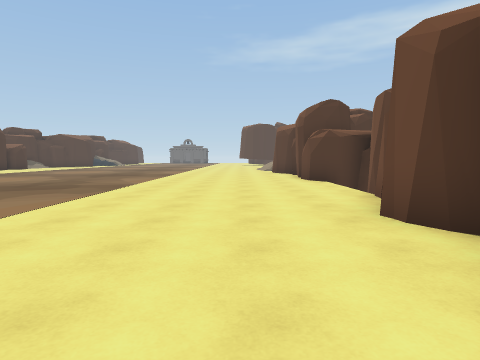
[1] (above)

18 first-person views from a walk through a scene from a Unity 3-D project. The camera is 1.3 m above the floor, tilts 4° down and sees 75° across. The floor is counted in squares, 2 m on a side. Each view is taken from the middle of a square. On the plan, view 1 faces up. The plan holds only what a view shows up to about 10 squares ahead; the rest is blank. The place goes on beyond the plan. Door leaves are left out, so doorways stand open.

[2]
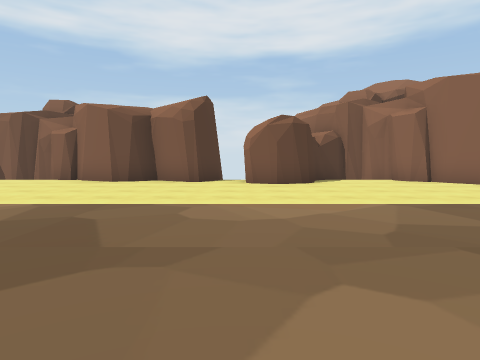

[3]
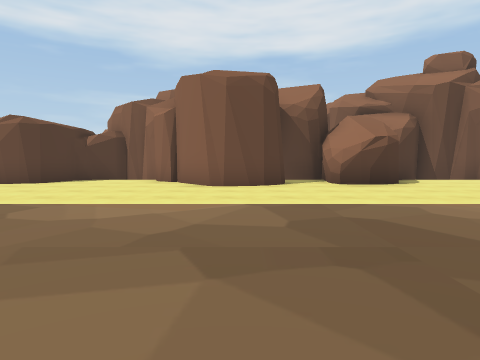

[4]
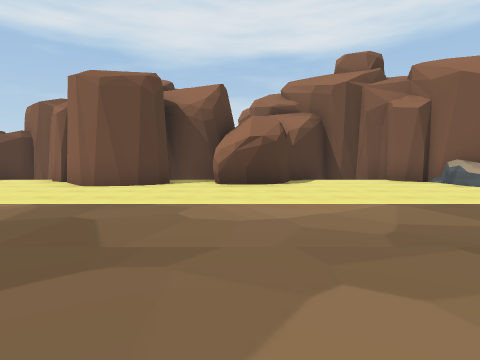

[5]
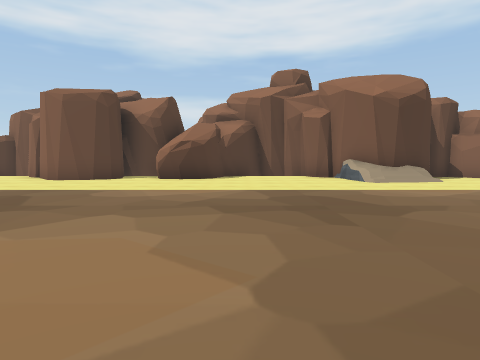

[6]
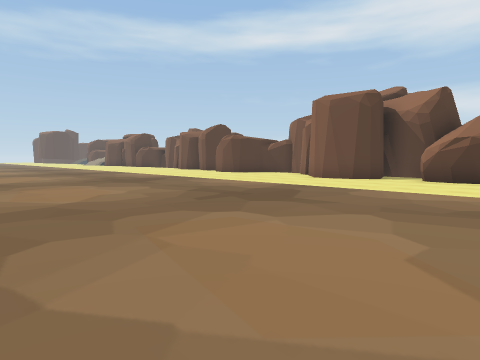

[7]
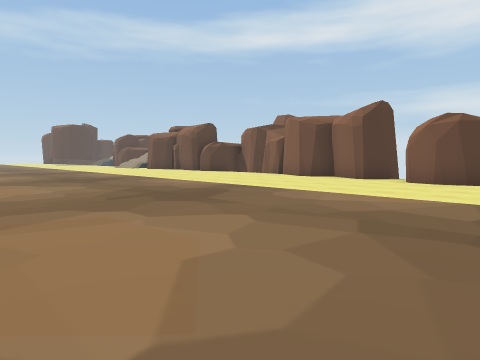

[8]
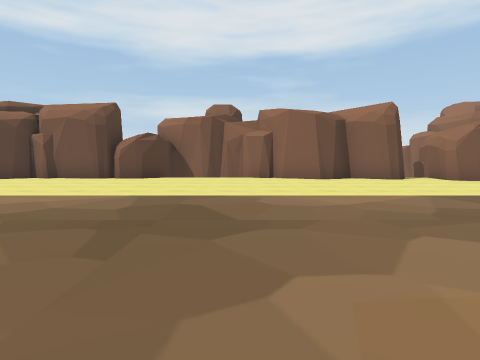

[9]
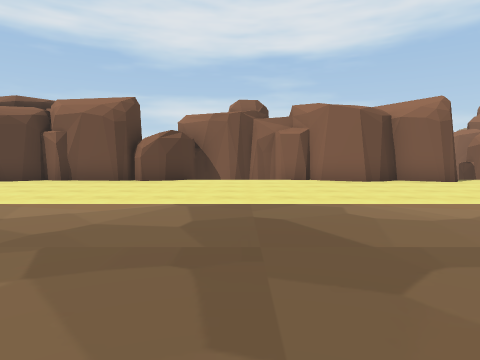

[10]
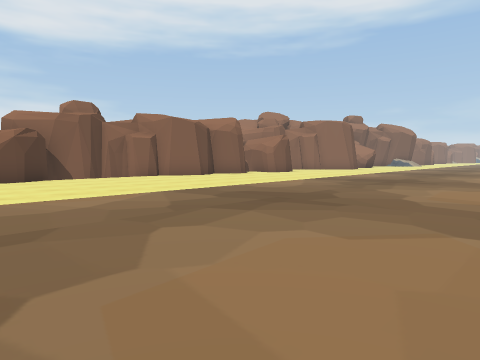

[11]
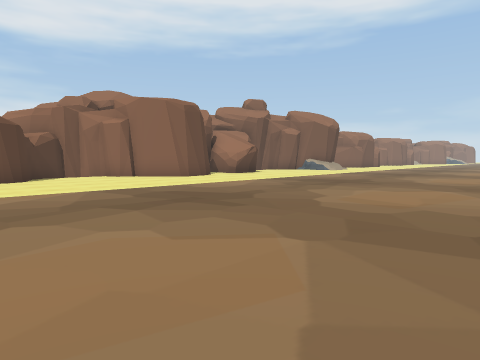

[12]
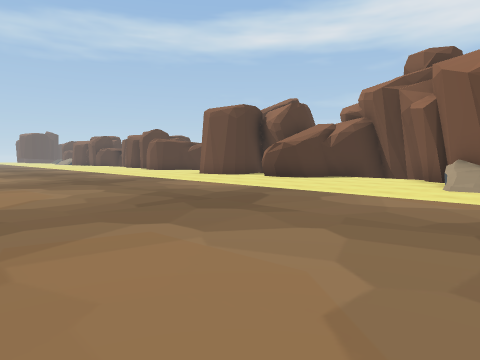

[13]
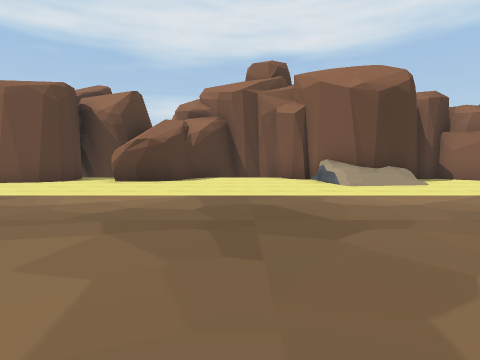

[14]
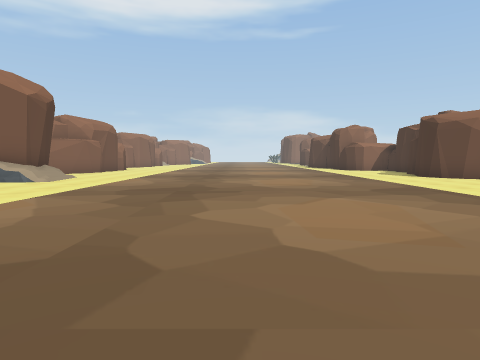

[15]
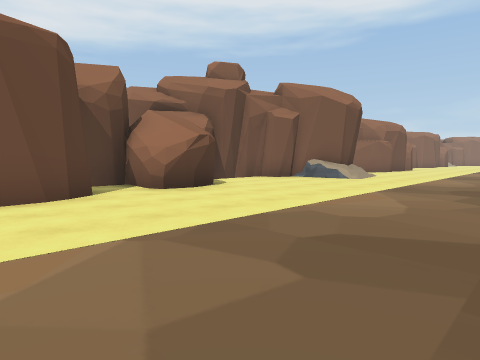

[16]
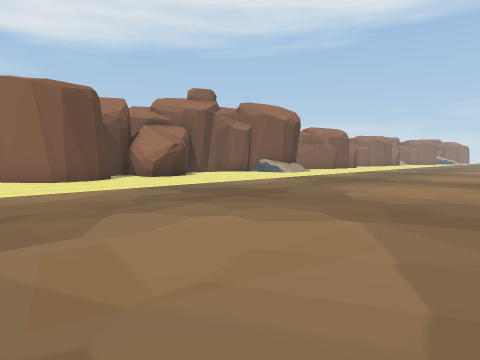

[17]
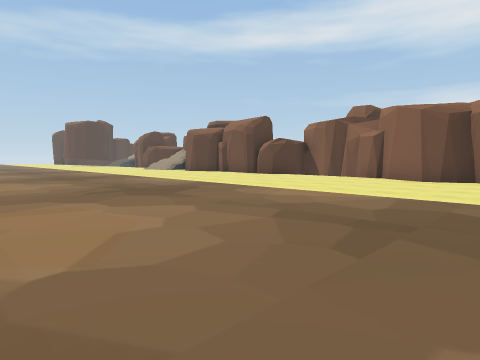

[18]
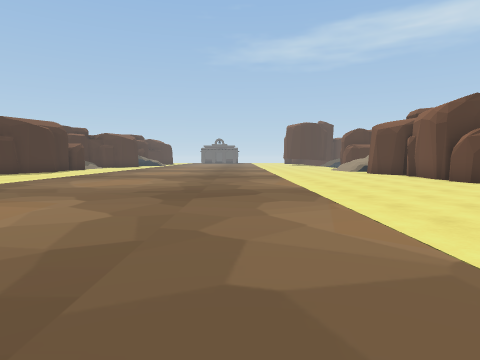

### Floor plan
Key: @ floor where view 1 was taken; # wall or solid block; . floor.
Columns run from 13 left of view 1 to 3 right of it. Each row starts with its distance up from view 1.
 11   .............#
 10   .............#
  9    ............##
  8    .............#
  7     ............#
  6      ...........#
  5      ...........#
  4      ..........##
  3      ..........#
  2      ..........#
  1      ..........#
  0     .........@.#
 -1     ..........###
 -2     ...........##
 -3     ............#
 -4     ............#
 -5     ...........##
 -6     ..........##
 -7     ..........#
 -8     ..........###
 -9     ............#
-10     ..........###
-11     ..........###
-12    .............#
-13   ..............#
-14  ...............#
-15  ..............##
-16 .............###
-17 #............#

Positions as (right, up) in squares from view 1, and headings:
1: (0, 0), facing up
2: (-7, 0), facing right
3: (-7, -7), facing right
4: (-7, -10), facing right
5: (-9, -12), facing right
6: (-9, -12), facing up-right
7: (-8, -3), facing up-right
8: (-8, 6), facing right
9: (-7, 7), facing right
10: (-8, 11), facing down-right
11: (-9, 0), facing down-right
12: (-8, -17), facing up-right
13: (-8, -13), facing right
14: (-6, -7), facing down
15: (-5, -6), facing down-right
16: (-9, -4), facing down-right
17: (-8, 1), facing up-right
18: (-4, 1), facing up
